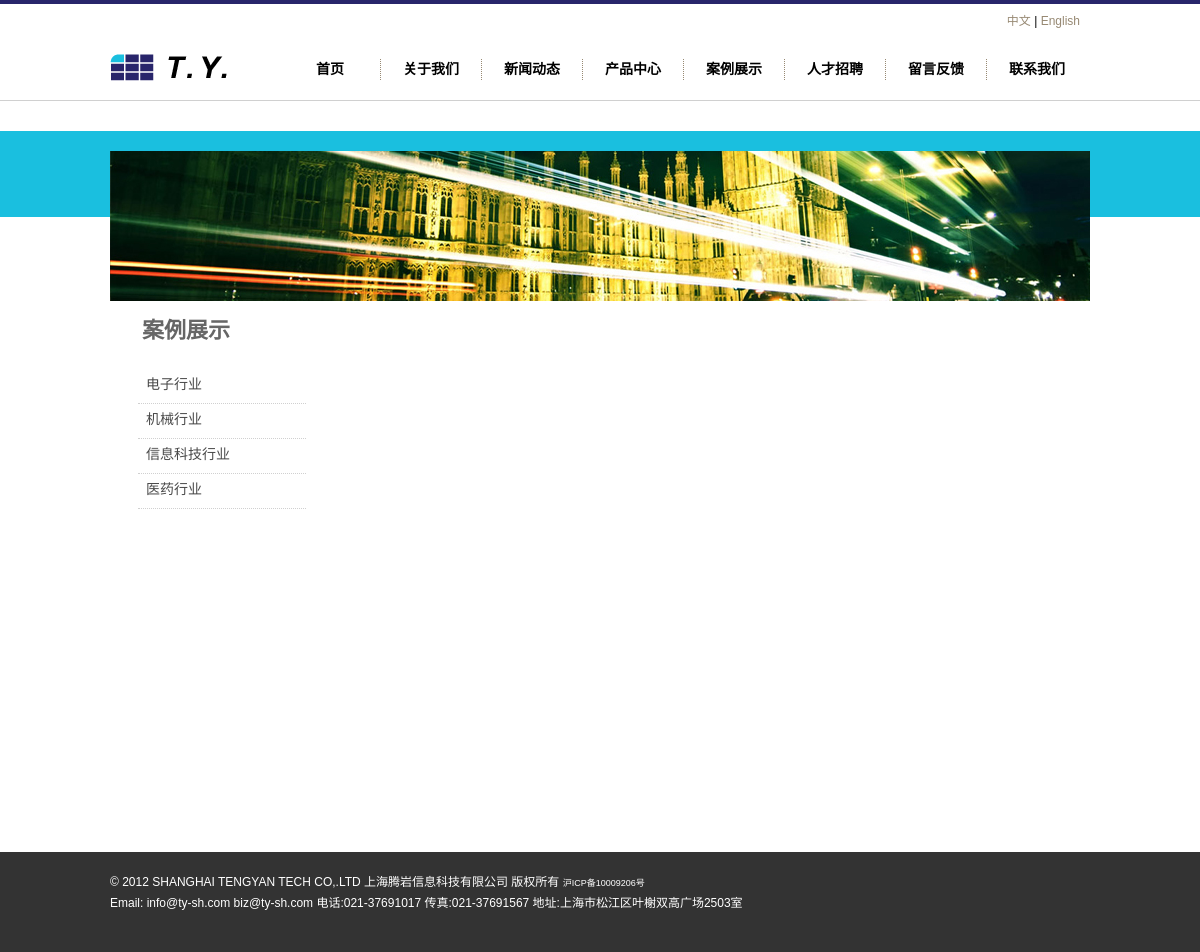
The app's page /case/casepage.php with its own data.
### tables this page shows
CREATE TABLE `layoutpic` (
  `id_layoutpic` int(11) NOT NULL auto_increment,
  `id_layout` int(11) NOT NULL,
  `id_hr` int(11) NOT NULL,
  `title` varchar(250) NOT NULL,
  `intro` text NOT NULL,
  `url` varchar(250) NOT NULL,
  `opicname` varchar(250) NOT NULL,
  `spicname` varchar(250) NOT NULL,
  `dele` int(1) NOT NULL default '1',
  `type` varchar(3) NOT NULL,
  `indate` datetime NOT NULL,
  `modate` datetime NOT NULL,
  `deldate` datetime NOT NULL,
  `browsecount` int(11) NOT NULL,
  PRIMARY KEY  (`id_layoutpic`)
);

CREATE TABLE `newsdir` (
  `id_newsdir` int(11) NOT NULL auto_increment,
  `lang` int(1) NOT NULL default '1',
  `name` varchar(25) NOT NULL,
  `intro` text NOT NULL,
  `dele` int(1) NOT NULL default '1',
  `fatherid` int(11) NOT NULL,
  `level` int(1) NOT NULL,
  `ordernum` int(11) NOT NULL,
  PRIMARY KEY  (`id_newsdir`)
);

CREATE TABLE `layout` (
  `id_layout` int(11) NOT NULL auto_increment,
  `lang` int(1) NOT NULL default '1',
  `title` varchar(250) NOT NULL,
  `url` text NOT NULL,
  `intro` text NOT NULL,
  `content` text NOT NULL,
  `openstat` int(1) NOT NULL default '1',
  `ordernum` int(11) NOT NULL,
  PRIMARY KEY  (`id_layout`)
);

### www/inc/config.php (called while the page is built, shortened)
<?php
require_once("mysql.class.php");
$db_hostname="localhost";
$db_username="root";
$db_password="123456";
$db_database="demo-l1";
?>

### www/inc/function.class.php (called while the page is built, shortened)
<?php
$objDB=new mysql($db_hostname,$db_username,$db_password,$db_database);
$strSQL = "select iscopy,otherheader,title,keywords,description,icp,mapcode,statistics from siteset where id_siteset=1" ;
$objDB->Execute($strSQL);
function getcurrentfilename(){
return end(explode('/',$_SERVER["PHP_SELF"]));
}
function getnewsdir2($fatherid){
global	 $objDB;
$strSQL="SELECT id_newsdir,name,intro FROM newsdir WHERE level='2' and dele='1' and fatherid='".$fatherid."' order by ordernum asc";
$objDB->Execute($strSQL);
$getnewsdir2=$objDB->GetRows();
return $getnewsdir2;
}
function getlayoutinfo($lid,$tableField){
global	 $objDB;
$strSQL = "select $tableField from layout where id_layout='".$lid."'" ;
$objDB->Execute($strSQL);
$getlayoutinfo=$objDB->fields();
return $getlayoutinfo;
}
function getlayoutpic($lid,$postion){
global	 $objDB;
$strSQL = "select opicname as pic from layoutpic  where id_layout ='".$lid."' order by  id_layoutpic asc limit $postion,1" ;
$objDB->Execute($strSQL);
$arronepic=$objDB->fields();
return $arronepic[pic];
}
?>

### www/inc/cn_header_core.php (called while the page is built, shortened)
<?php
$getcasedir2=getnewsdir2(12);
?>

### www/inc/cn_casepage_core.php (called while the page is built, shortened)
<?php
require "../inc/config.php";
require "../inc/function.class.php";
require "../inc/cn_header_core.php";
?>

### www/case/casepage.php (the view, shortened to what this page needs)
<?php
require "../inc/cn_casepage_core.php";
?>
<!DOCTYPE html PUBLIC "-//W3C//DTD XHTML 1.0 Transitional//EN" "http://www.w3.org/TR/xhtml1/DTD/xhtml1-transitional.dtd">
<html xmlns="http://www.w3.org/1999/xhtml">
<head>
<link href="../inc/css/css1.css" rel="stylesheet" type="text/css">
</head>
<body>
<? require "../header.php"; ?>
<div id="about_banner">
<div id="about_box"><img src="../inc/pics/about_banner.jpg" /></div>
</div>
<div id="news_contbox">
<div id="about_top">
<div id="about_toptitle">案例展示</div>
<div id="about_topintro"></div>
</div>
<div id="about_left">
<ul>
<? for($i=0;$i<sizeof($getcasedir2);$i++){?>
<li><a href="/case/case.php?ndir=<?=$getcasedir2[$i][id_newsdir];?>" <? if($_GET[ndir]==$getcasedir2[$i][id_newsdir]){echo 'class="curr"';}?>><?=$getcasedir2[$i][name];?></a></li>
<? }?>
</ul>
</div>
<div id="news_right">
<div class="newspicbox">
</div>
<div id="nvai"> <?php if(substr(trim($strNavigate),-46)!='#494949"><strong>1</strong></font>&nbsp;&nbsp;'){echo $strNavigate;}?></div>
</div>
</div>
<? require "../footer.php"; ?>
</body>
</html>

### www/header.php (shortened to what this page needs)
<div id="header_box">
<div id="header" >
<div id="header_logo"><a href="/"><img src="/upload/layout/<?=getlayoutpic(1,0)?>" width="132" height="27" /></a></div>
<div id="header_menubox">
<div id="header_language"><a href="/">中文</a> | <a href="/en/">English</a></div>
<div id="header_menu" style="position: relative">
<ul  id="menu">
<li><a href="/" id="n1"  <? if(getcurrentfilename()=='index.php'){echo ' class="curr"';}?>>首页</a></li>
<li><a href="/about/about.php?pageid=1" id="n2"  <? if(getcurrentfilename()=='about.php'){echo ' class="curr"';}?>>关于我们</a></li>
<li><a href="/news/news.php" id="n3"  <? if(getcurrentfilename()=='news.php'){echo ' class="curr"';}?>>新闻动态</a></li>
<li><a href="/product/product.php?id1=1" id="n4"  <? if(getcurrentfilename()=='product.php'){echo ' class="curr"';}?>>产品中心</a></li>
<li><a href="/case/case.php" id="n5"  <? if(getcurrentfilename()=='case.php'){echo ' class="curr"';}?>>案例展示</a></li>
<li><a href="/about/hr.php?pageid=7" id="n6"  <? if(getcurrentfilename()=='hr.php'){echo ' class="curr"';}?>>人才招聘</a></li>
<li><a href="javascript:void(0)"  onclick="needsendmail2();" id="n7"  >留言反馈</a></li>
<li style="border-right: none;"><a href="/about/contact.php?pageid=6" id="n8"  <? if(getcurrentfilename()=='contact.php'){echo ' class="curr"';}?>>联系我们</a></li>
</ul>
</div>
</div>
</div>
</div>

### www/footer.php (shortened to what this page needs)
<div id="footer">
<div id="footer_info">
<p>
<?
$footertext=getlayoutinfo(2,'content');
echo $footertext[content];
?>
</p>
</div>
</div>

### www/inc/css/css1.css (style rules this page uses)
html,body,div,img,h1,h2,h3,h4,h5,h6,ul,p,blockquote,form,fieldset,table,th,td,fieldset,legend { margin:0;padding:0;border:0; }
html { overflow-y:scroll; }
body { font-size:87.5%; }
a { outline:none; border-style: none; -moz-outline-style: none; }
p,ul,ol { margin-bottom:15px; }
li { margin-left:20px; }
a { color: #183F72; text-decoration: underline; }
body { font-family: Arial, Helvetica, sans-serif; text-align:left; font-size: 9pt; background-color:#fff; line-height: 1.5em; }
#header_box { width: 100%;height:96px;border-top: 4px #28256B solid;border-bottom:1px #D0D0D0 solid; }
#header { width: 980px;height:96px;margin: 0 auto; }
#header_logo { float:left;width: 137px;height:30px; margin-top:50px; }
#header_menubox { float:right;width:840px; height:96px; }
#header_language { float:right; margin-right:10px;width:300px; height:30px; text-align:right; line-height:35px; }
#header_language a { font-size: 9pt; color: #978973; text-decoration: none; font-weight: normal; }
#header_menu { float:right; margin-top:25px;width:810px; height:21px; }
#menu { font-size:14px; }
#menu, #menu li { list-style:none; padding:0; margin:0; border-right:1px dotted #978973; }
#menu li { float:left; width:100px; height:21px; }
#menu li a { display:block; width:80px; margin-left:10px; height:21px; line-height:20px; text-align:center;color:#000; text-decoration:none;font-size:14px; font-weight: bold }
#footer { width: 100%;height:100px;background-color: #333333; color:#FFFFFF }
#footer_info { width: 980px;height:100px;margin: 0 auto; }
#footer p { float:left; margin-top:20px;line-height:20px; }
#footer a { font-size: 9px; color: #FFFFFF; text-decoration: none; font-weight: normal; }
#about_banner { margin-top:30px;width: 100%;height:86px;background-color: #1ABFDF; }
#about_box { position: relative; padding-top:25px; width: 980px;height:100px;margin: 0 auto; }
#about_box img { position: absolute; left:0px;top:20px; }
#about_top { float:left;width: 980px;height:50px; }
#about_toptitle { float:left; margin-top:20px;width: 152px;height:70px; font-size: 22px;color: #666666; font-weight: bold; text-align:center; }
#about_topintro { float:left; margin-top:20px; margin-left:90px; width: 500px;height:30px;font-size: 20px;color: #666666; font-weight: bold; }
#about_left { float:left; width: 210px;height:300px; }
#about_left ul { list-style: none; }
#about_left li { float:left; margin-top:15px; width:152px;height:20px; }
#about_left li a { padding:8px; display:block;margin-left:8px;font-size: 14px;color: #494949; text-decoration: none; font-weight: normal;width:152px;height:20px;border-bottom:1px #D0D0D0 dotted; }
#news_contbox { width: 980px;height:auto!important;min-height:550px;height:550px;margin: 0 auto; margin-top:85px; }
#news_right { float: right;width: 765px;height:auto!important;min-height:450px;height:450px; }
.newspicbox { float:left; margin-left:30px; margin-top:20px; width:735px;height:auto!important;min-height:450px;height:450px; }
#nvai { float:left;width:100%; height:25px; text-align:right }

### records on screen
layoutpic: opicname (picture)
newsdir: name "电子行业"
newsdir: name "机械行业"
newsdir: name "信息科技行业"
newsdir: name "医药行业"
layout: content "© 2012 SHANGHAI TENGYAN TECH CO,.LTD 上海腾岩信息科技有限公司 版权所有 沪ICP备10009206号 Email: info@ty-sh.com biz@ty-sh.com 电话:021-37691017 传真:021-37691567 地址:上海市松江区叶榭双高广场2503室"
